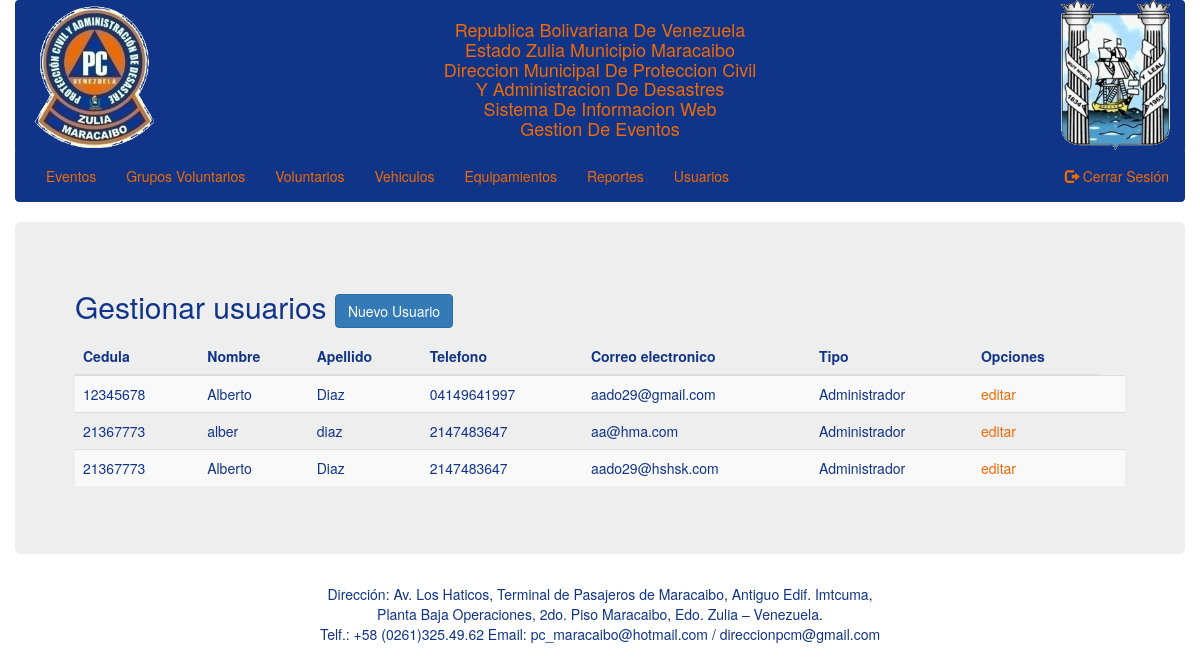
/usuarios.php (signed in), run on an earlier commit of the app's database.
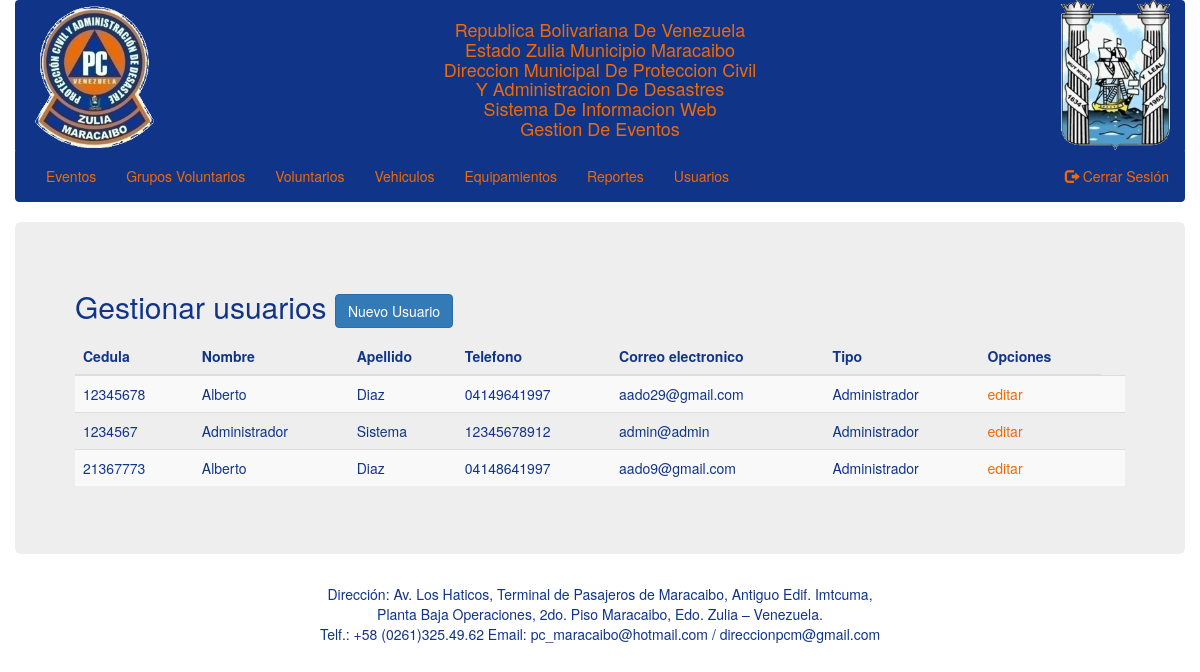
And on a later commit of the database.
### tables this page shows
CREATE TABLE `users` (
  `id` int(11) NOT NULL,
  `ci` int(11) NOT NULL,
  `username` varchar(20) NOT NULL,
  `password` varchar(64) NOT NULL,
  `salt` varchar(100) NOT NULL,
  `firstName` varchar(45) NOT NULL,
  `lastName` varchar(45) NOT NULL,
  `phone` varchar(11) NOT NULL,
  `email` varchar(50) NOT NULL,
  `joined` datetime NOT NULL,
  `group` int(11) NOT NULL
);

### classes/Input.php (called while the page is built, shortened)
<?php
class Input {
	public static function exists($type = 'post'){
		switch ($type) {
			case 'post':
				return (!empty($_POST)) ? TRUE : FALSE;
				break;
			case 'get' :
				return (!empty($_GET) ? TRUE : FALSE);
				break;
		}
	}
}

### classes/DB.php (called while the page is built, shortened)
<?php
class DB {
    private static $_instance = null;
    private $_pdo,
            $_query,
            $_error = false,
            $_results,
            $_count = 0;
    private function __construct() {
        try {
            $this->_pdo = new PDO(
                    'mysql:host='.Config::get('mysql/host').';dbname='.Config::get('mysql/db'),
                    Config::get('mysql/username'),
                    Config::get('mysql/password'));
        } catch (Exception $e) {
            die($e->getMessage());
        }
    }
    public static function getInstance(){
        if(!isset(self::$_instance)){
            self::$_instance = new DB();
        }
        return self::$_instance;
    }
    public function query($sql, $params = array()){
        $this->_error = FALSE;
        if (($this->_query = $this->_pdo->prepare($sql))) {
            $x = 1;
            if(count($params)){
                foreach ($params as $param) {
                    $this->_query->bindValue($x, $param);
                    $x++;
                }
            }
            if($this->_query->execute()){
                $this->_results = $this->_query->fetchAll(PDO::FETCH_OBJ);
                $this->_count =  $this->_query->rowCount();
            }else{
                $this->_error = TRUE;
            }
        }
        return $this;
    }
    public function action($action, $table, $where = array()){
        if(count($where) === 3){
            $operators = array('=','>','<','>=','<=');
            $field = $where[0];
            $operator = $where[1];
            $value = $where[2];
            if(in_array($operator, $operators)){
                $sql = "{$action} FROM {$table} WHERE {$field} {$operator} ?";
                if(!$this->query($sql, array($value))->error()){
                    return $this;
                }
            }
        }
        return FALSE;
    }
    public function get($table, $where){
        return $this->action('SELECT *', $table, $where);
    }
    public function results(){
        return $this->_results;
    }
    public function error(){
        return $this->_error;
    }
    public function count(){
        return $this->_count;
    }
}

### classes/Sistem.php (called while the page is built, shortened)
<?php
class Sistem {
	private $_db,
			$_data,
			$_type;
	public function __construct($type = null) {
		if (!is_null($type)) {
			$this->_type = $type;
		} else {
			$this->_type = 'team';
		}
		$this->_db = DB::getInstance();
	}
	public function get($arg = null) {
		if (!is_null($arg)) {
			$data = $this->_db->get($this->_type, $arg);
			if ($data->count()) {
				$this->_data = $data->results();
				return true;
			}
		} else {
			return false;
		}
	}
	public function data() {
		return $this->_data;
	}
}

### classes/Config.php (called while the page is built)
<?php
class Config {
    public static function get($path = NULL){
        if($path){
            $config = $GLOBALS['config'];
            $path = explode('/', $path);
            foreach ($path as $bit) {
                if(isset($config[$bit])){
                    $config = $config[$bit];
                }
            }
            return $config;
        }
        return FALSE;
    }
}

### usuarios.php (the view, shortened to what the changed rows need)
<div class="container">
	<div class="row">
		<div class="jumbotron">
			<div class="row">
				<?php if (Input::exists('get') && Input::get('new')) : ?>
					<div class="col-sm-offset-3 col-sm-6">
						<?php if (!empty($error)) {
							handlerMessage($error, 'danger');
						} ?>
						<h2>Gestionar usuarios <a href="?" class="btn btn-primary">Ver Usuarios</a></h2>
						<form action="" method="post">
							<?php Input::build('Cedula', 'ci', '', 'number'); ?>
							<?php Input::build('Nombre de Usuario', 'username'); ?>
							<?php Input::build('Nombres', 'firstName'); ?>
							<?php Input::build('Apellidos', 'lastName'); ?>
							<?php Input::build('Correo electónico', 'email', '', 'email'); ?>
							<?php Input::build('Telefono', 'phone', '', 'tel'); ?>
							<div class="form-group">
								<label for="group">Tipo:</label>
								<?php $sistem = new Sistem('groups'); ?>
								<select name="group" class="form-control" id="group">
									<?php if ($sistem->get(array('id', '>', 0))) : ?>
										<?php foreach ($sistem->data() as $group) { ?>
											<option value="<?php echo $group->id; ?>"><?php echo $group->name; ?></option>
										<?php } ?>
									<?php else : ?>
										<option value="">No hay equipos registrados</option>
									<?php endif; ?>
								</select>
							</div>
							<?php Input::build('Contraseña', 'password', '', 'password'); ?>
							<?php Input::build('Repita su contraseña', 'password_again', '', 'password'); ?>
							<input type="hidden" name="token" value="<?php echo Token::generate(); ?>">
							<input type="submit" name="create" class="btn btn-primary" value="Registrar">
						</form>
					</div>
				<?php else : ?>
					<div class="col-sm-12">
						<h2>Gestionar usuarios <a href="?new=true" class="btn btn-primary">Nuevo Usuario</a></h2>
						<table class="table table-striped">
							<thead>
								<tr>
									<th>Cedula</th>
									<th>Nombre</th>
									<th>Apellido</th>
									<th>Telefono</th>
									<th>Correo electronico</th>
									<th>Tipo</th>
									<th>Opciones</th>
								</tr>
							</thead>
							<tbody>
								<?php $sistem = new Sistem('users');
								if (!$sistem->get(array('id', '>', 0))) : ?>
									<tr>
										<td colspan="7"><h3><center>No hay registro</center></h3></td>
									</tr>
								<?php else :
									foreach ($sistem->data() as $user) { ?>
										<tr>
											<td><?php echo $user->ci; ?></td>
											<td><?php echo $user->firstName; ?></td>
											<td><?php echo $user->lastName; ?></td>
											<td><?php echo $user->phone; ?></td>
											<td><?php echo $user->email; ?></td>
											<td><?php echo getData($user->group, 'groups', 'name'); ?></td>
											<td><a href="?edit=<?php echo $user->id; ?>">editar</a><td>
										</tr>
									<?php } ?>
								<?php endif; ?>
							</tbody>
						</table>
					</div>
				<?php endif; ?>
			</div>
		</div>
	</div>
</div>

What changed in the data, as far as the page shows it:
removed users: ci "21367773", firstName "alber", lastName "diaz", phone "2147483647", email "aa@hma.com", group "Administrador"
removed users: ci "21367773", firstName "Alberto", lastName "Diaz", phone "2147483647", email "aado29@hshsk.com", group "Administrador"
added users: ci "1234567", firstName "Administrador", lastName "Sistema", phone "12345678912", email "admin@admin", group "Administrador"
added users: ci "21367773", firstName "Alberto", lastName "Diaz", phone "04148641997", email "aado9@gmail.com", group "Administrador"
